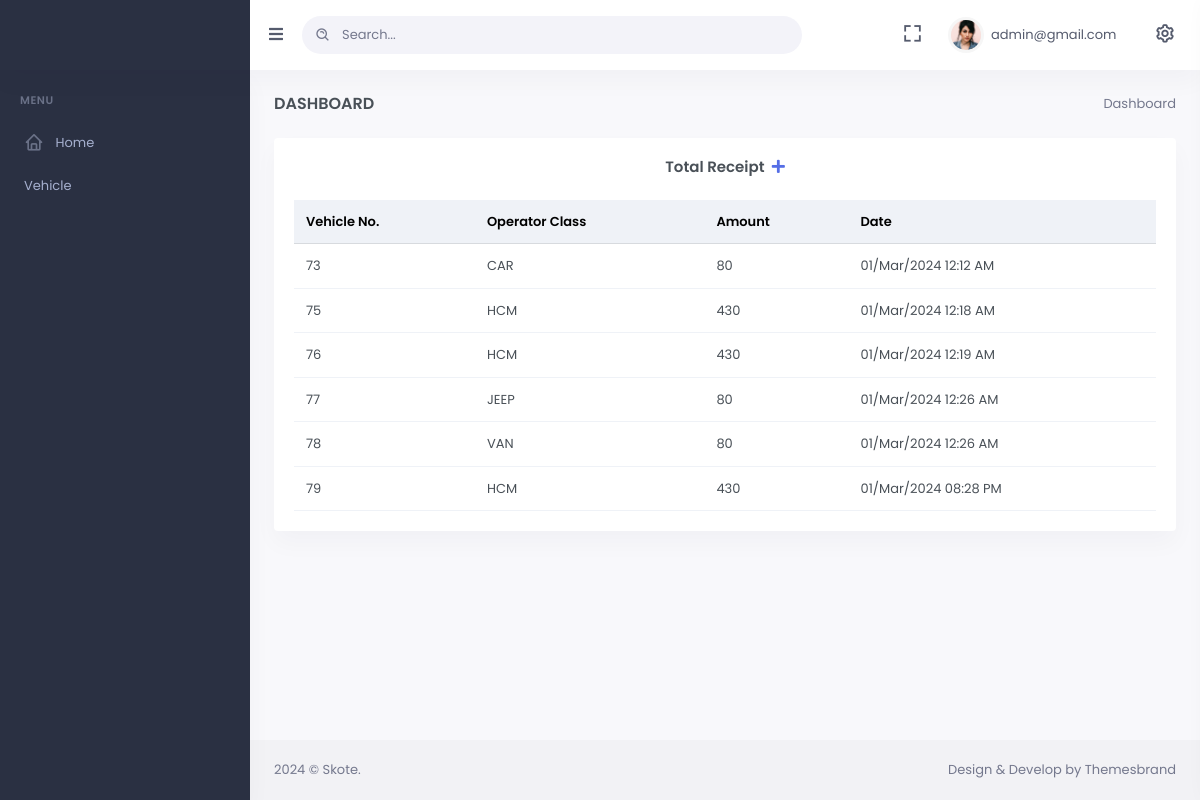
The page /filter-branch-data/abc@gmail.com/ (signed in) on the database its author committed.
### mainApp/models.py (models this page shows)
class Receipt(models.Model):
    id=models.AutoField(primary_key=True)
    operator_class=models.CharField(max_length=100,default="",null=True,blank=True)
    vehicle_number=models.CharField(max_length=100,default="",null=True,blank=True)
    amount=models.CharField(max_length=100,default="",null=True,blank=True)
    date=models.CharField(max_length=100,default="",null=True,blank=True)
    shift_name=models.CharField(max_length=10,default=1,null=True,blank=True)
    branch_email=models.EmailField(default=1,null=True,blank=True)
    employee_email=models.EmailField(default=1,null=True,blank=True)

### mainApp/views.py (the view)
# urls.py: path('filter-branch-data/<str:email>/',views.admin_filter_receipt),
@login_required(login_url='/login/')
def admin_filter_receipt(Request,email):
    if not Request.user.is_superuser:
        return HttpResponseForbidden("You don't have permission to access this page.")
    else:
        tt = Decimal(0)
        shift_totals = {'1': Decimal(0), '2': Decimal(0), '3': Decimal(0)}
        data = Receipt.objects.all().order_by('id').reverse()
        current_datetime_utc = datetime.utcnow().replace(tzinfo=pytz.utc)
        indian_timezone = pytz.timezone('Asia/Kolkata')
        current_datetime_ist = current_datetime_utc.astimezone(indian_timezone)
        formatted_date = current_datetime_ist.strftime("%d/%b/%Y")
        t = Receipt.objects.filter(date__startswith=formatted_date,branch_email=email)
        for i in t:
            tt += Decimal(i.amount)
            shift_totals[i.shift_name] = shift_totals.get(i.shift_name, Decimal(0)) + Decimal(i.amount)
        s1 = shift_totals.get('01', Decimal(0))
        s2 = shift_totals.get('02', Decimal(0))
        s3 = shift_totals.get('03', Decimal(0))
        return render(Request,'admin-index.html',{'data':t,'tt':tt,'s1':s1,'s2':s2,'s3':s3})

### mainApp/templates/admin-index.html (shortened to what this page needs)
{% load static %}
<!doctype html>
<html lang="en">
<head>
    <link rel="stylesheet" href="https://cdnjs.cloudflare.com/ajax/libs/font-awesome/4.7.0/css/font-awesome.min.css">
    <link href="{%static 'admin-assets/css/bootstrap.min.css'%}" rel="stylesheet" type="text/css" />
    <link href="{%static 'admin-assets/css/icons.min.css'%}" rel="stylesheet" type="text/css" />
    <link href="{%static 'admin-assets/css/app.min.css'%}" rel="stylesheet" type="text/css" />
</head>
<body data-sidebar="dark" data-layout-mode="light">
    <div id="layout-wrapper">
        <header id="page-topbar">
            <div class="navbar-header">
                <div class="d-flex">
                    <div class="navbar-brand-box">
                        <a href="/admin-home" class="logo logo-light">
                        </a>
                    </div>
                    <button type="button" class="btn btn-sm px-3 font-size-16 header-item waves-effect"
                        id="vertical-menu-btn">
                        <i class="fa fa-fw fa-bars"></i>
                    </button>
                    <form class="app-search d-none d-lg-block ">
                        <div class="position-relative ">
                            <input type="text" class="form-control" placeholder="Search...">
                            <span class="bx bx-search-alt"></span>
                        </div>
                    </form>
                </div>
                <div class="d-flex">
                    <div class="dropdown d-none d-lg-inline-block ms-1">
                        <button type="button" class="btn header-item noti-icon waves-effect"
                            data-bs-toggle="fullscreen">
                            <i class="bx bx-fullscreen"></i>
                        </button>
                    </div>
                    <div class="dropdown d-inline-block">
                        <button type="button" class="btn header-item waves-effect" id="page-header-user-dropdown"
                            data-bs-toggle="dropdown" aria-haspopup="true" aria-expanded="false">
                            <img class="rounded-circle header-profile-user"
                                src="{%static 'admin-assets/images/users/avatar-1.jpg'%}" alt="Header Avatar">
                            <span class="d-none d-xl-inline-block ms-1" key="t-henry">{{request.user.username}}</span>
                            <i class="mdi mdi-chevron-down d-none d-xl-inline-block"></i>
                        </button>
                    </div>
                    <div class="dropdown d-inline-block">
                        <button type="button" class="btn header-item noti-icon right-bar-toggle waves-effect">
                            <i class="bx bx-cog bx-spin"></i>
                        </button>
                    </div>
                </div>
            </div>
        </header>
        <div class="vertical-menu">
            <div data-simplebar class="h-100">
                <div id="sidebar-menu">
                    <ul class="metismenu list-unstyled" id="side-menu">
                        <li class="menu-title" key="t-menu">Menu</li>
                        <li>
                            <a href="/admin-home">
                                <i class="bx bx-home"></i>
                                Home
                            </a>
                        </li>
                        <li><a href="/vehicle">Vehicle</a></li>
                    </ul>
                </div>
            </div>
        </div>
        <div class="main-content">
            <div class="page-content">
                <div class="container-fluid">
                    <div class="row">
                        <div class="col-12">
                            <div class="page-title-box d-sm-flex align-items-center justify-content-between">
                                <h4 class="mb-sm-0 font-size-18">Dashboard</h4>
                                <div class="page-title-right">
                                    <ol class="breadcrumb m-0">
                                        <li class="breadcrumb-item active">Dashboard</li>
                                    </ol>
                                </div>
                            </div>
                        </div>
                    </div>
                    {%block body%}
                    <div class="row">
                        <div class="col-lg-12">
                            <div class="card">
                                <div class="card-body">
                                    <h4 class="card-title mb-4 text-center">Total Receipt<span><a href="/add-receipt"> &nbsp;<i class="fa fa-plus" aria-hidden="true"></i></a>
                                    </span></h4>
                                    <div class="table-responsive">
                                        <table class="table align-middle table-nowrap mb-0">
                                            <thead class="table-light">
                                                <tr>
                                                    <th class="align-middle">Vehicle No.</th>
                                                    <th class="align-middle">Operator Class</th>
                                                    <th class="align-middle">Amount</th>
                                                    <th class="align-middle">Date</th>
                                                </tr>
                                            </thead>
                                            <tbody>
                                                {%for item in data%}
                                                <tr>
                                                    <td>
                                                        {{item.id}}</td>
                                                    <td>
                                                        {{item.operator_class}}
                                                    </td>
                                                    <td>
                                                        {{item.amount}}</td>
                                                    <td>
                                                        {{item.date}}
                                                    </td>
                                                </tr>
                                                {%endfor%}
                                            </tbody>
                                        </table>
                                    </div>
                                </div>
                            </div>
                        </div>
                    </div>
                </div>
            </div>                </div>
            </div>
            {%endblock%}
            <footer class="footer">
                <div class="container-fluid">
                    <div class="row">
                        <div class="col-sm-6">
                            <script>document.write(new Date().getFullYear())</script> © Skote.
                        </div>
                        <div class="col-sm-6">
                            <div class="text-sm-end d-none d-sm-block">
                                Design & Develop by Themesbrand
                            </div>
                        </div>
                    </div>
                </div>
            </footer>
</body>
</html>

### rows shown on the page
Receipt: id "73", operator_class "CAR", amount "80", date "01/Mar/2024 12:12 AM"
Receipt: id "75", operator_class "HCM", amount "430", date "01/Mar/2024 12:18 AM"
Receipt: id "76", operator_class "HCM", amount "430", date "01/Mar/2024 12:19 AM"
Receipt: id "77", operator_class "JEEP", amount "80", date "01/Mar/2024 12:26 AM"
Receipt: id "78", operator_class "VAN", amount "80", date "01/Mar/2024 12:26 AM"
Receipt: id "79", operator_class "HCM", amount "430", date "01/Mar/2024 08:28 PM"

### other values the page prints
{{ request.user.username }} "admin@gmail.com"
